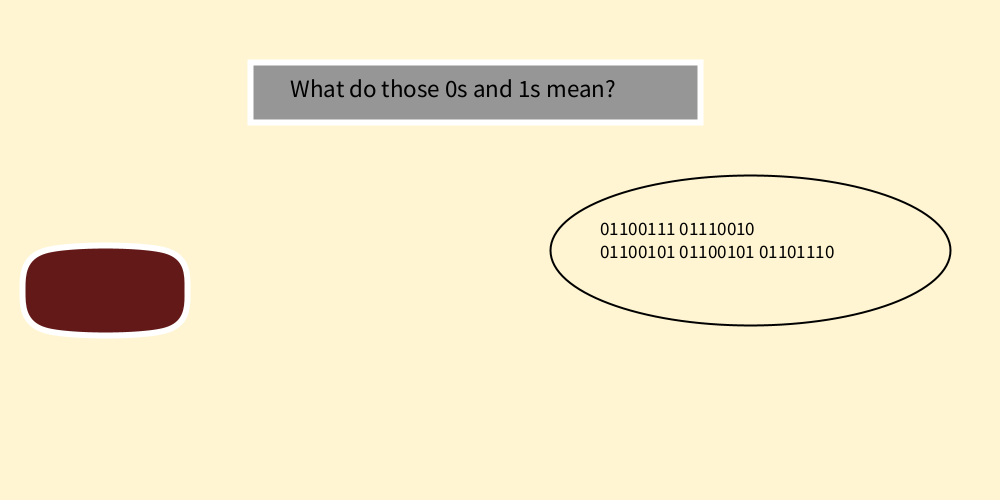
Frame 1 (no input)
Frame 60 (the mouse pressed at the canvas centre just before this capture): identical to frame 1, image omitted
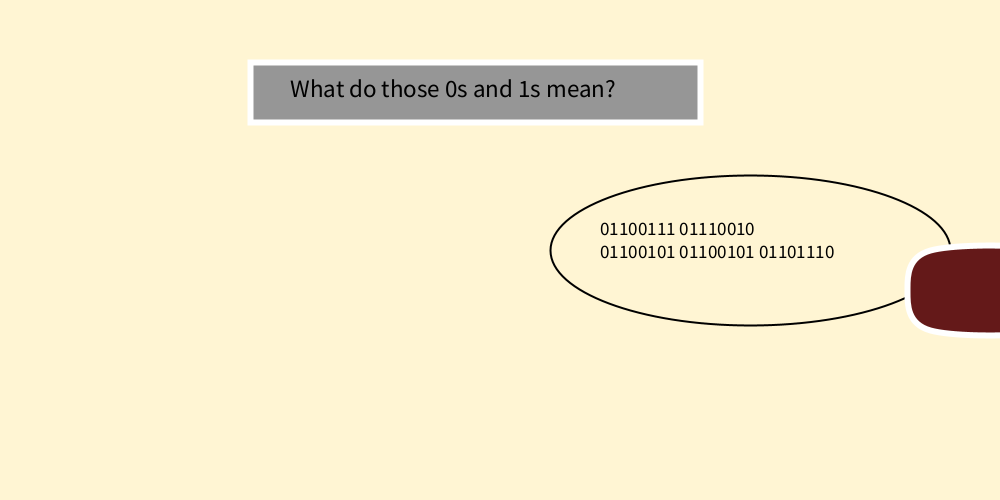
Frame 120 (the mouse held since frame 60 and released just before this capture)

The Processing sketch that drew these frames (run headless with seeded random() and noise(); from frame 60 on, the mouse is pressed at the canvas centre):

// Processing sketch: processing_102724
// ── processing_102724.pde

int width = 1000;
int height = 500;

// Initialize global variables and will set the initial values of these variables in the "re_set()" function.
color background_c;
float rect_x;
float rect_w;
float rect_h;
float y; 
float circle_x;
float w; 
float h;

int box_x; 
int box_y;
int box_w;
int box_h;

float touch_pt_x;
float touch_pt_y;

int speed;

boolean button;

void setup() {
  size(1000, 500);
  smooth();
  frameRate(15);
  
  re_set();
}


String[] text_list = {"         They mean...RED!", "         They mean...GREEN!", "         They mean...BLUE!"};
String[] binary_list = {"01110010 01100101 01100100", "01100111 01110010 \n01100101 01100101 01101110","01100010 01101100 \n01110101 01100101"};
color[] color_list = {color(255, 0, 0), color(0, 255, 0), color(0, 0, 255)};

int current_binary_index;               

void draw() {
  background(background_c);
  binary_text_circle(binary_list[current_binary_index]);
  text_box();
  rounded_rect(10.0, 20.0, color(100, 25, 25));
  
  if(button) {
    move_rect(); 
  }
  
  // Change the background color to reveal the answer when the rect touches the binary box.
  if(rect_w >= dist(rect_x, y, touch_pt_x, touch_pt_y)) {
    
    // Coordinate the background color with the binary text.
    background(color_list[current_binary_index]);
    
    text_box();
    // Coordinate the text in the binary text circle with the color.
    binary_text_circle(text_list[current_binary_index]);  
      
    rounded_rect(10.0, 20.0, color(background_c));
  }
  
  // Move the rect back to its original point when it moves out of the canvas.
  if(rect_x > width) {
    re_set();
  }

}


// Draw the rounded rectangle that moves across the canvas.
void rounded_rect(float corner_factor, float mid_disp_factor, color c) {
  
                        float corner = rect_w / corner_factor;
                        float midDisp = rect_w / mid_disp_factor;
                        
                        fill(c);
                        
                        beginShape();  
                        curveVertex(rect_x + corner, y);
                        curveVertex(rect_x + rect_w - corner, y);
                        curveVertex(rect_x + rect_w + midDisp, y + rect_h / 2.0);
                        curveVertex(rect_x + rect_w - corner, y + rect_h);
                        curveVertex(rect_x + corner, y + rect_h);
                        curveVertex(rect_x - midDisp, y + rect_h / 2.0);
                        
                        curveVertex(rect_x + corner, y);
                        curveVertex(rect_x + rect_w - corner, y);
                        curveVertex(rect_x + rect_w + midDisp, y + rect_h / 2.0);
                        endShape();
  
}


// Draw the text circle that displays the binary text.
void binary_text_circle(String color_name) {
  stroke(0);
  strokeWeight(2);
  noFill();
  
  ellipse(circle_x, y, w, h);
  
  fill(0);
  textSize(19);
  text(color_name, circle_x - 150, h + 85);

}


// Draw the text button that displays the "Welcome messages" on the canvas.
void text_box() {
  stroke(255);
  strokeWeight(6);
  fill(150);
  
  rect(box_x, box_y, box_w, box_h);
  
  fill(0);
  textSize(25);
  String text_1 = "What do those 0s and 1s mean?";
  String text_2 = "...Did you guess right?";
  
  // Display different messages based on the status of the rounded rect.
  if(button && rect_w - 20 > dist(rect_x, y, touch_pt_x, touch_pt_y)) {
    fill(background_c);
    text(text_2, box_x + 40, box_y + 35);
  } else {
    text(text_1, box_x + 40, box_y + 35);
  }

}


// Move the rounded rectangle.
void move_rect() {
  rect_x += speed; 
}


// Change the boolean button variable once the text button is pressed.
void mousePressed() {
  if(mouseX >= box_x && mouseX <= box_x + box_w && mouseY >= box_y && mouseY <= box_w + box_h) {
    button = !button;
  }
}


// Re-set the little animation.
void re_set() {
   background_c = color(255, 245, 211);
   rect_x = 30;
   rect_w = 150;
   rect_h = 80;
   y = height / 2; 
   circle_x = width * 0.75;
   w = 400; 
   h = 150;

   box_x = width / 4; 
   box_y = height / 8;
   box_w = 450;
   box_h = 60;

   touch_pt_x = circle_x - (w / 2);
   touch_pt_y = height / 2;

   speed = 15;

   button = false;
   
   // The current_binary_index takes in integers, so we need to change the floating point number 
   // result of the random() function to an integer.
   current_binary_index = (int) random(0, 3);
}









// The following function converts the temperature from Fahrenheit to Celsius.
// It's important to know that in order to get a floating point result, we must use 
// 5.0 and 9.0 in the formula, otherwise Processing will just return a result of 0.0.

/*float temp_converter (float x) {
  float y = (x - 32) * (5.0 / 9.0);
  return y;
}

void setup() {
  float celcius = temp_converter(400);
  println(celcius);
}
*/
